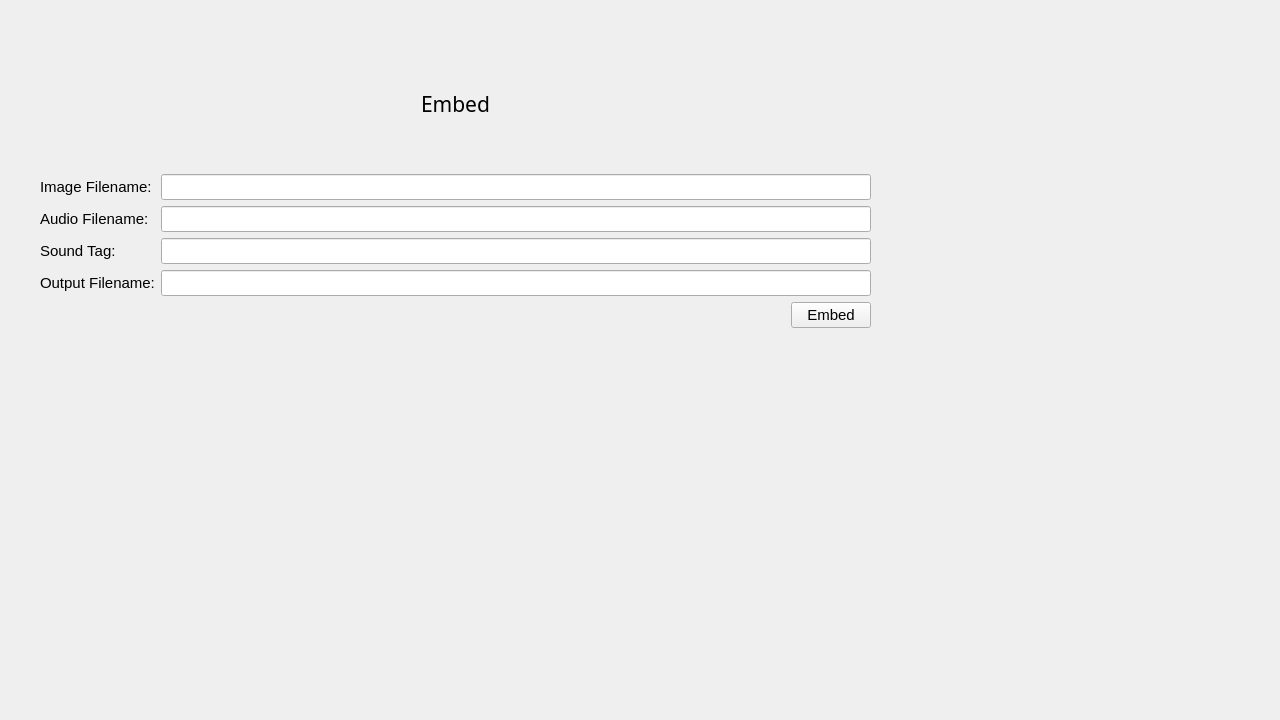
<?xml version="1.0" encoding="UTF-8"?>
<ui version="4.0">
 <class>EmbedWidget</class>
 <widget class="QWidget" name="EmbedWidget">
  <property name="geometry">
   <rect>
    <x>0</x>
    <y>0</y>
    <width>1280</width>
    <height>720</height>
   </rect>
  </property>
  <property name="sizePolicy">
   <sizepolicy hsizetype="MinimumExpanding" vsizetype="MinimumExpanding">
    <horstretch>0</horstretch>
    <verstretch>0</verstretch>
   </sizepolicy>
  </property>
  <property name="minimumSize">
   <size>
    <width>860</width>
    <height>640</height>
   </size>
  </property>
  <property name="maximumSize">
   <size>
    <width>1920</width>
    <height>1080</height>
   </size>
  </property>
  <property name="font">
   <font>
    <pointsize>11</pointsize>
   </font>
  </property>
  <property name="windowTitle">
   <string>Form</string>
  </property>
  <widget class="QWidget" name="verticalLayoutWidget">
   <property name="geometry">
    <rect>
     <x>-3</x>
     <y>3</y>
     <width>872</width>
     <height>652</height>
    </rect>
   </property>
   <layout class="QVBoxLayout" name="verticalLayout">
    <property name="sizeConstraint">
     <enum>QLayout::SetDefaultConstraint</enum>
    </property>
    <property name="leftMargin">
     <number>6</number>
    </property>
    <property name="topMargin">
     <number>6</number>
    </property>
    <property name="rightMargin">
     <number>6</number>
    </property>
    <property name="bottomMargin">
     <number>6</number>
    </property>
   </layout>
  </widget>
  <widget class="QWidget" name="verticalLayoutWidget_2">
   <property name="geometry">
    <rect>
     <x>40</x>
     <y>40</y>
     <width>831</width>
     <height>621</height>
    </rect>
   </property>
   <layout class="QVBoxLayout" name="verticalLayout_2">
    <property name="sizeConstraint">
     <enum>QLayout::SetDefaultConstraint</enum>
    </property>
    <item>
     <layout class="QHBoxLayout" name="horizontalLayout">
      <property name="sizeConstraint">
       <enum>QLayout::SetMinimumSize</enum>
      </property>
      <item>
       <widget class="QLabel" name="lbl_embed">
        <property name="sizePolicy">
         <sizepolicy hsizetype="Minimum" vsizetype="Minimum">
          <horstretch>0</horstretch>
          <verstretch>0</verstretch>
         </sizepolicy>
        </property>
        <property name="maximumSize">
         <size>
          <width>16777215</width>
          <height>128</height>
         </size>
        </property>
        <property name="font">
         <font>
          <family>Sans Serif</family>
          <pointsize>16</pointsize>
          <italic>false</italic>
         </font>
        </property>
        <property name="text">
         <string>Embed</string>
        </property>
        <property name="alignment">
         <set>Qt::AlignCenter</set>
        </property>
       </widget>
      </item>
     </layout>
    </item>
    <item>
     <layout class="QFormLayout" name="formLayout_2">
      <item row="0" column="0">
       <widget class="QLabel" name="lbl_image">
        <property name="text">
         <string>Image Filename:</string>
        </property>
       </widget>
      </item>
      <item row="0" column="1">
       <widget class="FileChooser" name="le_image"/>
      </item>
      <item row="1" column="0">
       <widget class="QLabel" name="lbl_audio">
        <property name="text">
         <string>Audio Filename:</string>
        </property>
       </widget>
      </item>
      <item row="1" column="1">
       <widget class="FileChooser" name="le_audio"/>
      </item>
      <item row="2" column="0">
       <widget class="QLabel" name="lbl_tag">
        <property name="text">
         <string>Sound Tag:</string>
        </property>
       </widget>
      </item>
      <item row="2" column="1">
       <widget class="QLineEdit" name="le_tag"/>
      </item>
      <item row="3" column="0">
       <widget class="QLabel" name="lbl_dest">
        <property name="text">
         <string>Output Filename:</string>
        </property>
       </widget>
      </item>
      <item row="3" column="1">
       <widget class="QLineEdit" name="le_dest"/>
      </item>
      <item row="4" column="1">
       <layout class="QGridLayout" name="gridLayout">
        <item row="0" column="2" alignment="Qt::AlignRight|Qt::AlignTop">
         <widget class="QPushButton" name="btn_embed">
          <property name="sizePolicy">
           <sizepolicy hsizetype="Fixed" vsizetype="Fixed">
            <horstretch>0</horstretch>
            <verstretch>0</verstretch>
           </sizepolicy>
          </property>
          <property name="text">
           <string>Embed</string>
          </property>
         </widget>
        </item>
       </layout>
      </item>
     </layout>
    </item>
   </layout>
  </widget>
 </widget>
 <customwidgets>
  <customwidget>
   <class>FileChooser</class>
   <extends>QLineEdit</extends>
   <header>filechooser.h</header>
  </customwidget>
 </customwidgets>
 <resources/>
 <connections/>
</ui>
